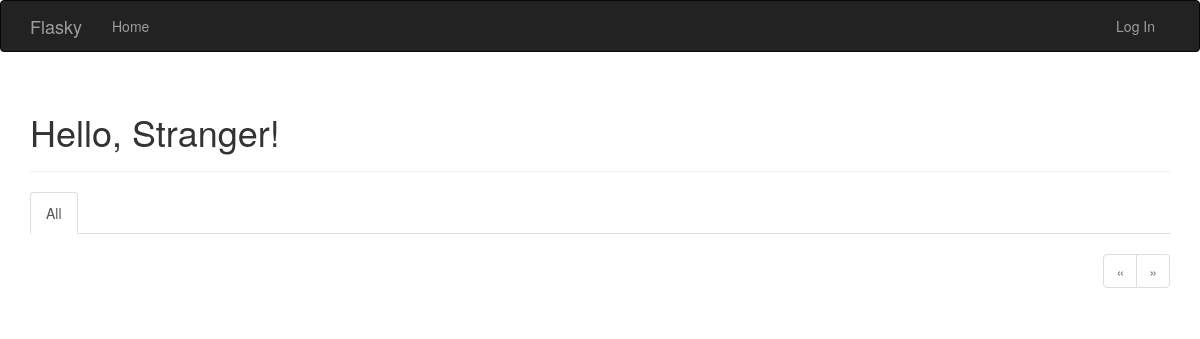
/, run on an earlier commit of the app's database.
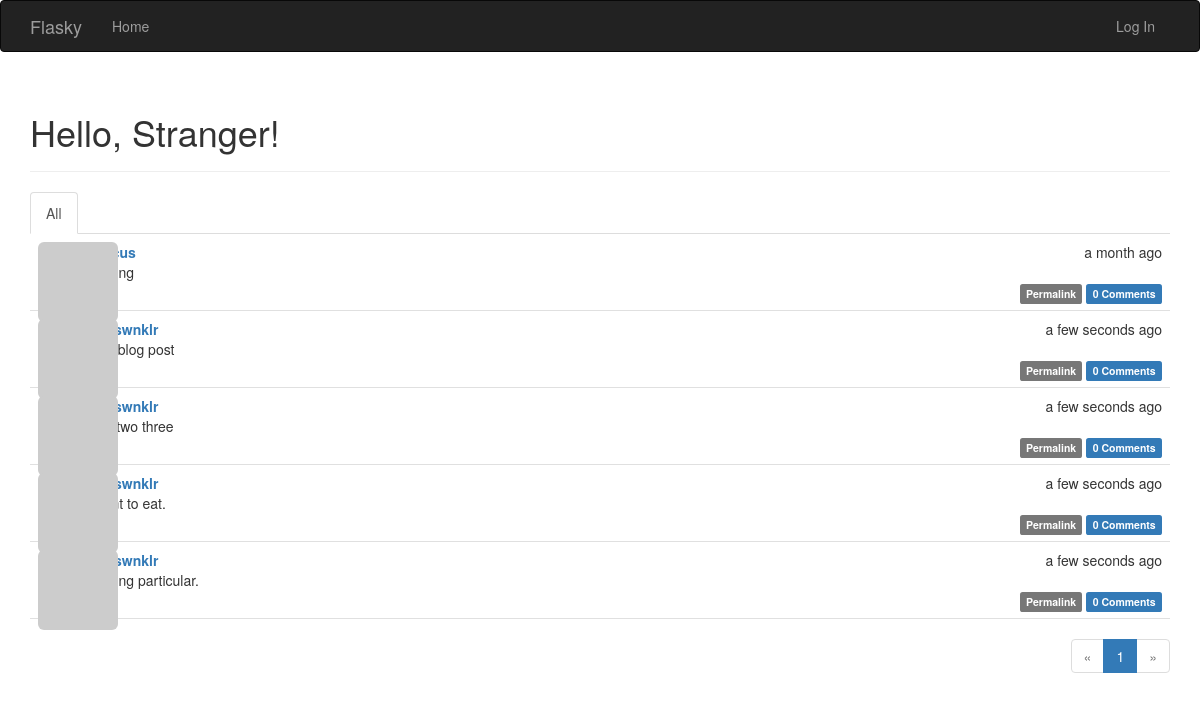
And on a later commit of the database.
### app/models.py (models this page shows, shortened)
class Post(db.Model):
    __tablename__ = 'posts'
    id = db.Column(db.Integer, primary_key=True)
    body = db.Column(db.Text)
    body_html = db.Column(db.Text)
    timestamp = db.Column(db.DateTime, index=True, default=datetime.utcnow)
    author_id = db.Column(db.Integer, db.ForeignKey('users.id'))
    comments = db.relationship('Comment', backref='post', lazy='dynamic')

class User(UserMixin, db.Model):
    __tablename__ = 'users'
    id = db.Column(db.Integer, primary_key=True)
    email = db.Column(db.String(64), unique=True, index=True)
    username = db.Column(db.String(64), unique=True, index=True)
    role_id = db.Column(db.Integer, db.ForeignKey('roles.id'))
    password_hash = db.Column(db.String(128))
    confirmed = db.Column(db.Boolean, default=False)
    name = db.Column(db.String(64))
    location = db.Column(db.String(64))
    about_me = db.Column(db.Text())
    member_since = db.Column(db.DateTime(), default=datetime.utcnow)
    last_seen = db.Column(db.DateTime(), default=datetime.utcnow)
    avatar_hash = db.Column(db.String(32))
    posts = db.relationship('Post', backref='author', lazy='dynamic')
    followed = db.relationship('Follow', foreign_keys=[Follow.follower_id],
                               backref=db.backref('follower', lazy='joined'),
                               lazy='dynamic',
                               cascade='all, delete-orphan')
    followers = db.relationship('Follow', foreign_keys=[Follow.followed_id],
                                backref=db.backref('followed', lazy='joined'),
                                lazy='dynamic',
                                cascade='all, delete-orphan')
    comments = db.relationship('Comment', backref='author', lazy='dynamic')
    @property
    def password(self):
        raise AttributeError('password is not a readable attribute')
    def gravatar_hash(self):
        return hashlib.md5(self.email.lower().encode('utf-8')).hexdigest()
    def gravatar(self, size=100, default='identicon', rating='g'):
        url = 'https://secure.gravatar.com/avatar'
        hash = self.avatar_hash or self.gravatar_hash()
        return '{url}/{hash}?s={size}&d={default}&r={rating}'.format(
            url=url, hash=hash, size=size, default=default, rating=rating)

### app/main/views.py (the view)
@main.route('/', methods=['GET', 'POST'])
def index():
    form = PostForm()
    if current_user.can(Permission.WRITE) and form.validate_on_submit():
        post = Post(body=form.body.data, author=current_user._get_current_object())
        db.session.add(post)
        db.session.commit()
        return redirect(url_for('.index'))
    page = request.args.get('page', 1, type=int)
    show_followed = False
    if current_user.is_authenticated:
        show_followed = bool(request.cookies.get('show_followed', ''))
    if show_followed:
        query = current_user.followed_posts
    else:
        query = Post.query
    pagination = query.order_by(Post.timestamp.desc()).paginate(page=page,
                                                                per_page=current_app.config['FLASKY_POSTS_PER_PAGE'],
                                                                error_out=False)
    posts = pagination.items
    return render_template('index.html', form=form, posts=posts, show_followed=show_followed, pagination=pagination)

### app/auth/views.py (called while the page is built)
@auth.before_app_request
def before_request():
    if current_user.is_authenticated:
        current_user.ping()
        if not current_user.confirmed \
                and request.endpoint \
                and request.blueprint != 'auth' \
                and request.endpoint != 'static':
            return redirect(url_for('auth.unconfirmed'))

### app/main/__init__.py (called while the page is built)
@main.app_context_processor
def inject_permissions():
    return dict(Permission=Permission)

### app/models.py (called while the page is built)
    def can(self, permissions):
        return False

    def is_administrator(self):
        return False

### app/templates/index.html (shortened to what this page needs)
{% extends "base.html" %}
{% import "bootstrap/wtf.html" as wtf %}
{% import "_macros.html" as macros %}
{% block page_content %}
<div class="page-header">
    <h1>Hello, {% if current_user.is_authenticated %}{{ current_user.username }}{% else %}Stranger{% endif %}!</h1>
</div>
<div class="post-tabs">
    <ul class="nav nav-tabs">
        <li{% if not show_followed %} class="active"{% endif %}><a href="{{ url_for('.show_all') }}">All</a></li>
    </ul>
    {% include '_posts.html' %}
{% if pagination %}
</div>
<div class="pagination">
    {{ macros.pagination_widget(pagination, '.index') }}
</div>
{% endif %}
{% endblock %}

### app/templates/base.html (shortened to what this page needs)
{% extends "bootstrap/base.html" %}
{% block head %}
{{ super() }}
<link rel="stylesheet" type="text/css" href="{{ url_for('static', filename='styles.css') }}">
{% endblock %}
{% block navbar %}
<div class="navbar navbar-inverse" role="navigation">
    <div class="container">
        <div class="navbar-header">
            <a class="navbar-brand" href="{{ url_for('main.index') }}">Flasky</a>
        </div>
        <div class="navbar-collapse collapse">
            <ul class="nav navbar-nav">
                <li><a href="{{ url_for('main.index') }}">Home</a></li>
            </ul>
            <ul class="nav navbar-nav navbar-right">
                {% if current_user.is_authenticated %}
                <li class="dropdown">
                    <a href="#" class="dropdown-toggle" data-toggle="dropdown">
                        <img src="{{ current_user.gravatar(size=18) }}">
                        Account <b class="caret"></b>
                    </a>
                    <ul class="dropdown-menu">
                        <li><a href="{{ url_for('auth.change_password') }}">Change Password</a></li>
                        <li><a href="{{ url_for('auth.change_email_request') }}">Change Email</a></li>
                        <li><a href="{{ url_for('auth.logout') }}">Log Out</a></li>
                    </ul>
                </li>
                {% else %}
                <li><a href="{{ url_for('auth.login') }}">Log In</a></li>
                {% endif %}
            </ul>
        </div>
    </div>
</div>
{% endblock %}
{% block content %}
<div class="container">
    {% block page_content %}{% endblock %}
</div>
{% endblock %}

### app/templates/_macros.html
{% macro pagination_widget(pagination, endpoint, fragment='') %}
<ul class="pagination">
    <li{% if not pagination.has_prev %} class="disabled"{% endif %}>
        <a href="{% if pagination.has_prev %}{{ url_for(endpoint, page=pagination.prev_num, **kwargs) }}{{ fragment }}{% else %}#{% endif %}">
            &laquo;
        </a>
    </li>
    {% for p in pagination.iter_pages() %}
        {% if p %}
            {% if p == pagination.page %}
            <li class="active">
                <a href="{{ url_for(endpoint, page = p, **kwargs) }}{{ fragment }}">{{ p }}</a>
            </li>
            {% else %}
            <li>
                <a href="{{ url_for(endpoint, page = p, **kwargs) }}{{ fragment }}">{{ p }}</a>
            </li>
            {% endif %}
        {% else %}
        <li class="disabled"><a href="#">&hellip;</a></li>
        {% endif %}
    {% endfor %}
    <li{% if not pagination.has_next %} class="disabled"{% endif %}>
        <a href="{% if pagination.has_next %}{{ url_for(endpoint, page=pagination.next_num, **kwargs) }}{{ fragment }}{% else %}#{% endif %}">
            &raquo;
        </a>
    </li>
</ul>
{% endmacro %}

### app/templates/_posts.html (shortened to what this page needs)
<ul class="posts">
    {% for post in posts %}
    <li class="post">
        <div class="post-thumbnail">
            <a href="{{ url_for('.user', username=post.author.username) }}">
                <img class="img-rounded profile-thumbnail" src="{{ post.author.gravatar(size=40) }}">
            </a>
        </div>
        <div class="post-content">
            <div class="post-date">{{ moment(post.timestamp).fromNow() }}</div>
            <div class="post-author"><a href="{{ url_for('.user', username=post.author.username) }}">{{ post.author.username }}</a></div>
            <div class="post-body">
                {% if post.body_html %}
                    {{ post.body_html | safe }}
                {% else %}
                    {{ post.body }}
                {% endif %}
            </div>
            <div class="post-footer">
                <a href="{{ url_for('.post', id=post.id) }}">
                    <span class="label label-default">Permalink</span>
                </a>
                <a href="{{ url_for('.post', id=post.id)}}#comments">
                    <span class="label label-primary">{{ post.comments.count() }} Comments</span>
                </a>
            </div>
        </div>
    </li>
    {% endfor %}
</ul>

### app/static/styles.css (style rules this page uses)
.profile-thumbnail { position: absolute; }
ul.posts { list-style-type: none; padding: 0px; margin: 16px 0px 0px 0px; border-top: 1px solid #e0e0e0; }
div.post-tabs ul.posts { margin: 0px; border-top: none; }
div.post-tabs { margin-top: 16px; }
ul.posts li.post { padding: 8px; border-bottom: 1px solid #e0e0e0; }
div.post-date { float: right; }
div.post-author { font-weight: bold; }
div.post-thumbnail { position: absolute; }
div.post-content { margin-left: 48px; min-height: 48px; }
div.post-footer { text-align: right; }
div.pagination { width: 100%; text-align: right; padding: 0px; margin: 0px; }

What changed in the data, as far as the page shows it:
added Post: timestamp "a month ago", comments.count "0"
added Post: timestamp "a few seconds ago", author.username "lucaswnklr", body "New blog post", comments.count "0"
added Post: timestamp "a few seconds ago", author.username "lucaswnklr", body "One two three", comments.count "0"
added Post: timestamp "a few seconds ago", author.username "lucaswnklr", body "I want to eat.", comments.count "0"
added Post: timestamp "a few seconds ago", author.username "lucaswnklr", body "Nothing particular.", comments.count "0"
Also different on the page:
new list line: "1"
